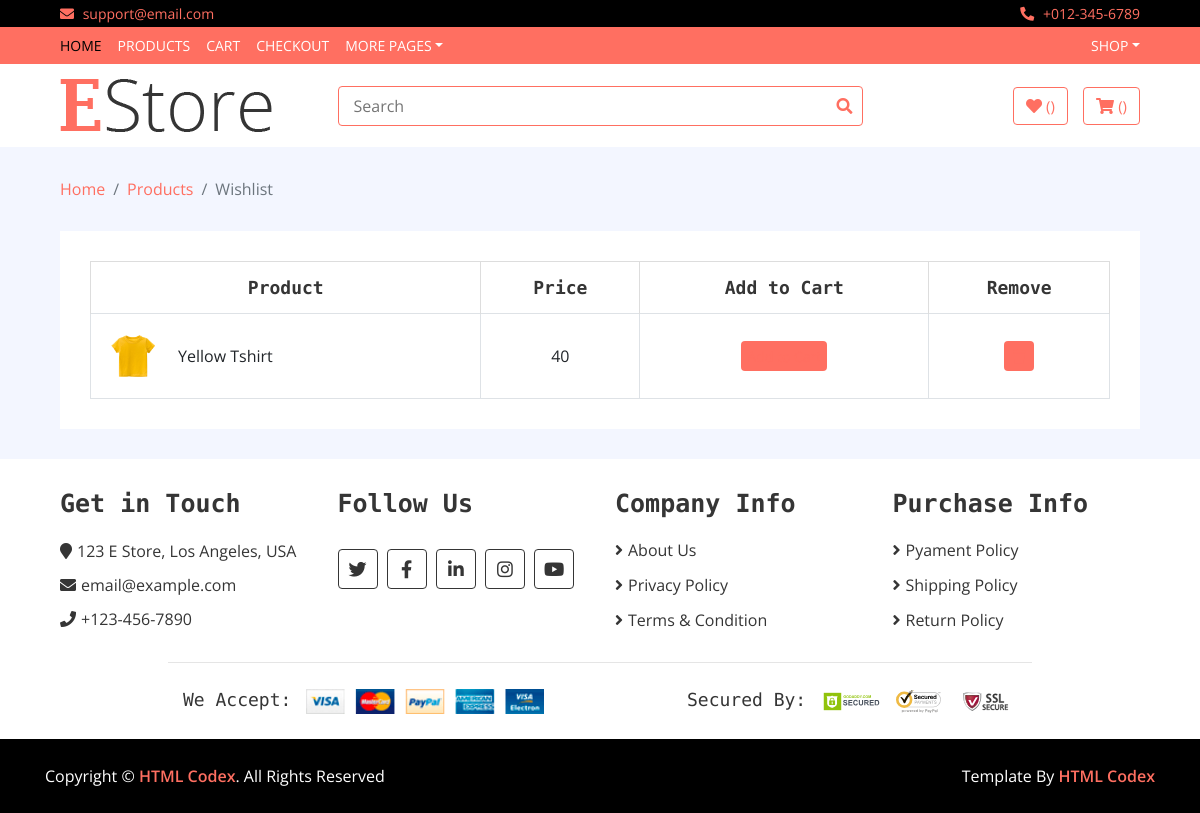
The app's page /like/ (signed in) with its own data.
### shop/models.py (models this page shows, shortened)
class Like(models.Model):
    username = models.CharField(max_length=150)
    slug = models.CharField(max_length=100)
    total = models.IntegerField(default=0)
    items = models.ForeignKey(Product,on_delete=models.CASCADE)

class Product(models.Model):
    name = models.CharField(max_length=100)
    slug = models.CharField(max_length=100)
    category = models.ForeignKey(Category,on_delete = models.CASCADE)
    stock = models.CharField(choices=STOCK, max_length=100)
    label = models.CharField(choices=LABEL, max_length=100)
    description = models.TextField(blank=True)
    image = models.ImageField(upload_to = 'media')
    brand = models.ForeignKey(Brand, on_delete = models.CASCADE, blank=True)
    specifacation = models.TextField(blank=True)
    price = models.IntegerField(default=0)
    discount_price = models.IntegerField(default=0)

### shop/views.py (the view)
# urls.py: path('like/',LikeView.as_view(),name = "like"),
class LikeView(Base):
    def get(self,request):
        username = request.user.username
        self.context['likes'] = Like.objects.filter(username = username)
        return render(request,'like.html',self.context)

### templates/like.html
{% extends 'base.html' %}
{% load static %}
{% block content %}
        <div class="breadcrumb-wrap">
            <div class="container-fluid">
                <ul class="breadcrumb">
                    <li class="breadcrumb-item"><a href="#">Home</a></li>
                    <li class="breadcrumb-item"><a href="#">Products</a></li>
                    <li class="breadcrumb-item active">Wishlist</li>
                </ul>
            </div>
        </div>
        <div class="wishlist-page">
            <div class="container-fluid">
                <div class="wishlist-page-inner">
                    <div class="row">
                        <div class="col-md-12">
                            <div class="table-responsive">
                                <table class="table table-bordered">
                                    <thead class="thead-dark">
                                        <tr>
                                            <th>Product</th>
                                            <th>Price</th>
                                            <th>Add to Cart</th>
                                            <th>Remove</th>
                                        </tr>
                                    </thead>
                                    <tbody class="align-middle">
                                        {% for li in likes %}
                                        <tr>
                                            <td>
                                                <div class="img">
                                                    <a href="#"><img src="{{li.items.image.url}}" height="60px" width="60px" alt="Image"></a>
                                                    <p>{{li.items.name}}</p>
                                                </div>
                                            </td>
                                            <td>{{li.total}}</td>
                                            <td><button class="btn-cart"><a href="/addto/{{li.slug}}">Add to Cart</a></button></td>
                                            <td><button><a href=""><a href="/deletelike/{{li.slug}}"><i class="fa fa-trash"></i></a></button></td>
                                        </tr>
                                        {% endfor %}
                                    </tbody>
                                </table>
                            </div>
                        </div>
                    </div>
                </div>
            </div>
        </div>
        {% endblock %}

### templates/base.html (shortened to what this page needs)
<!DOCTYPE html>
{% load static %}
<html lang="en">
    <head>
        <link
            href="https://stackpath.bootstrapcdn.com/bootstrap/4.4.1/css/bootstrap.min.css"
            rel="stylesheet">
        <link
            href="https://cdnjs.cloudflare.com/ajax/libs/font-awesome/5.10.0/css/all.min.css"
            rel="stylesheet">
        <link href="{% static 'lib/slick/slick.css' %}" rel="stylesheet">
        <link href="{% static 'lib/slick/slick-theme.css' %}" rel="stylesheet">
        <link href="{% static 'css/style.css' %}" rel="stylesheet">
    </head>
    <body>
        <div class="top-bar">
            <div class="container-fluid">
                <div class="row">
                    <div class="col-sm-6">
                        <i class="fa fa-envelope"></i>
                        support@email.com
                    </div>
                    <div class="col-sm-6">
                        <i class="fa fa-phone-alt"></i>
                        +012-345-6789
                    </div>
                </div>
            </div>
        </div>
        {% if user.is_authenticated %}
        <div class="nav">
            <div class="container-fluid">
                <nav class="navbar navbar-expand-md bg-dark navbar-dark">
                    <div class="collapse navbar-collapse
                        justify-content-between" id="navbarCollapse">
                        <div class="navbar-nav mr-auto">
                            <a href="/" class="nav-item nav-link active">Home</a>
                            <a href="/product/" class="nav-item nav-link">Products</a>
                            <a href="/cart/" class="nav-item nav-link">Cart</a>
                            <a href="/check/" class="nav-item nav-link">Checkout</a>
                            <div class="nav-item dropdown">
                                <a href="#" class="nav-link dropdown-toggle"
                                    data-toggle="dropdown">More Pages</a>
                            </div>
                        </div>
                        <div class="navbar-nav ml-auto">
                            <div class="nav-item dropdown">
                                <a href="#" class="nav-link dropdown-toggle"
                                    data-toggle="dropdown">{{user.username}}</a>
                            </div>
                        </div>
                    </div>
                </nav>
            </div>
        </div>
        {% endif %}
        <div class="bottom-bar">
            <div class="container-fluid">
                <div class="row align-items-center">
                    <div class="col-md-3">
                        <div class="logo">
                            <a href="index.html">
                                <img src="{% static 'img/logo.png' %}"
                                    alt="Logo">
                            </a>
                        </div>
                    </div>
                    <div class="col-md-6">
                        <div class="search">
                            <form method="GET" action="/search/">
                                <input name="querys" type="text"
                                    placeholder="Search">
                                <button type="submit"><i class="fa fa-search"></i></button>
                            </form>
                        </div>
                    </div>
                    {% if user.is_authenticated %}
                    <div class="col-md-3">
                        <div class="user">
                            <a href="/like/" class="btn wishlist">
                                <i class="fa fa-heart"></i>
                                <span>({{counting.like_count}})</span>
                            </a>
                            <a href="/cart/" class="btn cart">
                                <i class="fa fa-shopping-cart"></i>
                                <span>({{counting.add_tocart}})</span>
                            </a>
                        </div>
                    </div>
                    {% else %}
                    <span style="color: red; font-size: 24px;">Total Member</span><span style="color: red; margin-left: 10px; font-size: 24px;"><strong>({{users}})</strong></span>
                    {% endif %}
                </div>
            </div>
        </div>
        {% block content %}
        {% endblock %}
        <div class="footer">
            <div class="container-fluid">
                <div class="row">
                    <div class="col-lg-3 col-md-6">
                        <div class="footer-widget">
                            <h2>Get in Touch</h2>
                            <div class="contact-info">
                                <p><i class="fa fa-map-marker"></i>123 E Store,
                                    Los Angeles, USA</p>
                                <p><i class="fa fa-envelope"></i>email@example.com</p>
                                <p><i class="fa fa-phone"></i>+123-456-7890</p>
                            </div>
                        </div>
                    </div>
                    <div class="col-lg-3 col-md-6">
                        <div class="footer-widget">
                            <h2>Follow Us</h2>
                            <div class="contact-info">
                                <div class="social">
                                    <a href=""><i class="fab fa-twitter"></i></a>
                                    <a href=""><i class="fab fa-facebook-f"></i></a>
                                    <a href=""><i class="fab fa-linkedin-in"></i></a>
                                    <a href=""><i class="fab fa-instagram"></i></a>
                                    <a href=""><i class="fab fa-youtube"></i></a>
                                </div>
                            </div>
                        </div>
                    </div>
                    <div class="col-lg-3 col-md-6">
                        <div class="footer-widget">
                            <h2>Company Info</h2>
                            <ul>
                                <li><a href="#">About Us</a></li>
                                <li><a href="#">Privacy Policy</a></li>
                                <li><a href="#">Terms & Condition</a></li>
                            </ul>
                        </div>
                    </div>
                    <div class="col-lg-3 col-md-6">
                        <div class="footer-widget">
                            <h2>Purchase Info</h2>
                            <ul>
                                <li><a href="#">Pyament Policy</a></li>
                                <li><a href="#">Shipping Policy</a></li>
                                <li><a href="#">Return Policy</a></li>
                            </ul>
                        </div>
                    </div>
                </div>
                <div class="row payment align-items-center">
                    <div class="col-md-6">
                        <div class="payment-method">
                            <h2>We Accept:</h2>
                            <img src="img/payment-method.png" alt="Payment
                                Method" />
                        </div>
                    </div>
                    <div class="col-md-6">
                        <div class="payment-security">
                            <h2>Secured By:</h2>
                            <img src="img/godaddy.svg" alt="Payment Security" />
                            <img src="img/norton.svg" alt="Payment Security" />
                            <img src="img/ssl.svg" alt="Payment Security" />
                        </div>
                    </div>
                </div>
            </div>
        </div>
        <div class="footer-bottom">
            <div class="container">
                <div class="row">
                    <div class="col-md-6 copyright">
                        <p>Copyright &copy; <a href="https://htmlcodex.com">HTML
                                Codex</a>. All Rights Reserved</p>
                    </div>
                    <div class="col-md-6 template-by">
                        <p>Template By <a href="https://htmlcodex.com">HTML
                                Codex</a></p>
                    </div>
                </div>
            </div>
        </div>
    </body>
</html>

### records on screen
Like: items.image (picture), items.name "Yellow Tshirt", total "40"

### other values on screen
{{ user.username }} "SHOP"
